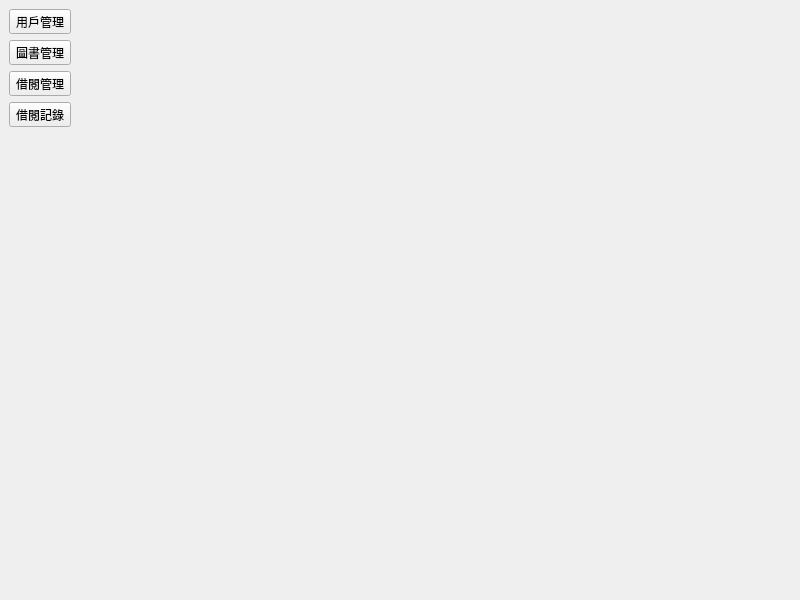
<?xml version="1.0" encoding="UTF-8"?>
<ui version="4.0">
 <class>Cell_Main</class>
 <widget class="QMainWindow" name="Cell_Main">
  <property name="geometry">
   <rect>
    <x>0</x>
    <y>0</y>
    <width>800</width>
    <height>600</height>
   </rect>
  </property>
  <property name="windowTitle">
   <string>Cell_Main</string>
  </property>
  <widget class="QWidget" name="centralwidget">
   <layout class="QGridLayout" name="gridLayout_2">
    <property name="leftMargin">
     <number>0</number>
    </property>
    <property name="topMargin">
     <number>0</number>
    </property>
    <property name="rightMargin">
     <number>0</number>
    </property>
    <property name="bottomMargin">
     <number>0</number>
    </property>
    <property name="spacing">
     <number>0</number>
    </property>
    <item row="0" column="0">
     <widget class="QWidget" name="tool" native="true">
      <property name="maximumSize">
       <size>
        <width>120</width>
        <height>16777215</height>
       </size>
      </property>
      <layout class="QGridLayout" name="gridLayout">
       <item row="4" column="0">
        <spacer name="verticalSpacer">
         <property name="orientation">
          <enum>Qt::Vertical</enum>
         </property>
         <property name="sizeHint" stdset="0">
          <size>
           <width>20</width>
           <height>40</height>
          </size>
         </property>
        </spacer>
       </item>
       <item row="3" column="0">
        <widget class="QToolButton" name="btn_record">
         <property name="text">
          <string>借閱記錄</string>
         </property>
         <attribute name="buttonGroup">
          <string notr="true">buttonGroup</string>
         </attribute>
        </widget>
       </item>
       <item row="2" column="0">
        <widget class="QToolButton" name="btn_his">
         <property name="text">
          <string>借閱管理</string>
         </property>
         <attribute name="buttonGroup">
          <string notr="true">buttonGroup</string>
         </attribute>
        </widget>
       </item>
       <item row="1" column="0">
        <widget class="QToolButton" name="btn_book">
         <property name="text">
          <string>圖書管理</string>
         </property>
         <attribute name="buttonGroup">
          <string notr="true">buttonGroup</string>
         </attribute>
        </widget>
       </item>
       <item row="0" column="0">
        <widget class="QToolButton" name="btn_user">
         <property name="text">
          <string>用戶管理</string>
         </property>
         <attribute name="buttonGroup">
          <string notr="true">buttonGroup</string>
         </attribute>
        </widget>
       </item>
      </layout>
     </widget>
    </item>
    <item row="0" column="1">
     <widget class="QStackedWidget" name="stackedWidget"/>
    </item>
   </layout>
  </widget>
 </widget>
 <resources/>
 <connections/>
 <buttongroups>
  <buttongroup name="buttonGroup"/>
 </buttongroups>
</ui>
